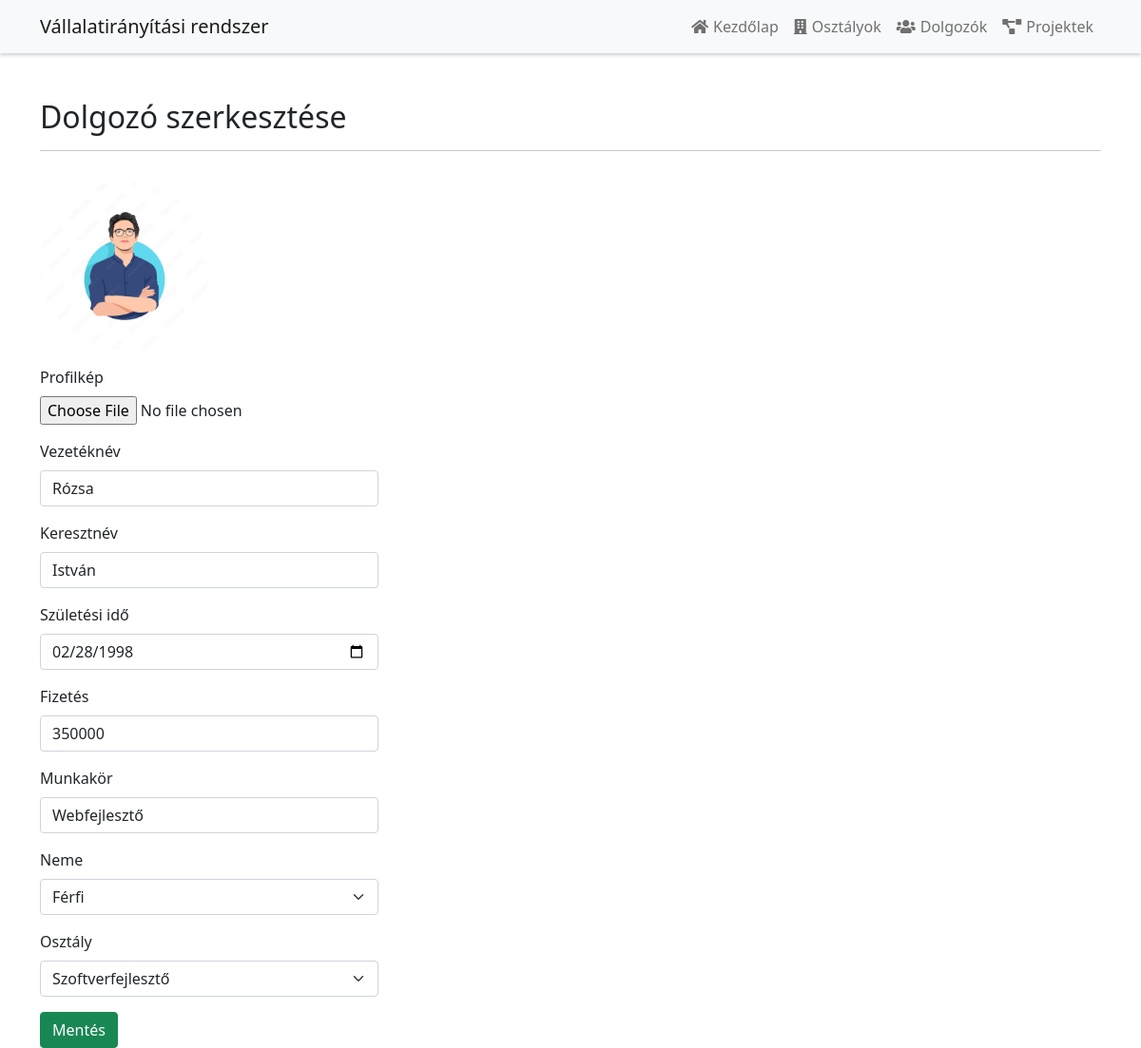
Page /edit_employe.php?id=1 on the committed database.
### tables this page shows
CREATE TABLE `dolgozo` (
  `id` int(11) NOT NULL,
  `veznev` varchar(40) NOT NULL,
  `kernev` varchar(40) NOT NULL,
  `nem` tinyint(4) NOT NULL,
  `szulido` date NOT NULL,
  `fizetes` int(11) NOT NULL,
  `munkakor` varchar(40) NOT NULL,
  `profilkep` varchar(100) DEFAULT NULL,
  `osztaly_id` int(11) DEFAULT NULL
);

CREATE TABLE `osztaly` (
  `id` int(11) NOT NULL,
  `nev` varchar(40) NOT NULL,
  `manager_id` int(11) DEFAULT NULL
);

### edit_employe.php (the view, shortened to what this page needs)
<?php
include('functions.php');
$pdo = pdo_connect_mysql();
$nem = array("0" => "Nő", "1" => "Férfi");
if (isset($_GET['id'])) {
    $osztalyok = $pdo->query("SELECT * FROM osztaly")->fetchAll(PDO::FETCH_ASSOC);
    $stmt = $pdo->prepare("SELECT dolgozo.* FROM dolgozo WhERE dolgozo.id = ?");
    $stmt->execute([$_GET["id"]]);
    $dolgozo = $stmt->fetch(PDO::FETCH_OBJ);
}
?>
<?= template_header('Dolgozó szerkesztés') ?>
<div class="container">
    <div class="row mt-5 mb-3">
        <div class="col-lg-12">
            <h2>Dolgozó szerkesztése</h2>
            <hr>
        </div>
    </div>
    <div class="row">
        <div class="col-lg-4">
            <form action="edit_employe.php?id=<?= $_GET['id'] ?>" method="post" enctype="multipart/form-data">
                <img alt="profile" style="width : 50%; border-radius: 50%; text-align: center" class="mb-3"
                     src="<?php echo (empty($dolgozo->profilkep)) ? "./img/profileavatar.webp" : "./profileimg/" . $dolgozo->profilkep; ?>">
                <div class="mb-3">
                    <label class="form-label" for="profilkep">Profilkép</label>
                    <input type="file" name="profilkep" id="profilkep">
                </div>
                <div class="mb-3">
                    <label class="form-label" for="veznev">Vezetéknév</label>
                    <input type="text" class="form-control" name="veznev" value="<?= $dolgozo->veznev ?>" id="veznev">
                </div>
                <div class="mb-3">
                    <label class="form-label" for="kernev">Keresztnév</label>
                    <input type="text" class="form-control" name="kernev" value="<?= $dolgozo->kernev ?>" id="kernev">
                </div>
                <div class="mb-3">
                    <label class="form-label" for="szulido">Születési idő</label>
                    <input type="date" class="form-control" name="szulido" value="<?= $dolgozo->szulido ?>"
                           id="szulido">
                </div>
                <div class="mb-3">
                    <label class="form-label" for="fizetes">Fizetés</label>
                    <input type="text" class="form-control" name="fizetes" value="<?= $dolgozo->fizetes ?>"
                           id="fizetes">
                </div>
                <div class="mb-3">
                    <label class="form-label" for="munkakor">Munkakör</label>
                    <input type="text" class="form-control" name="munkakor" value="<?= $dolgozo->munkakor ?>"
                           id="munkakor">
                </div>
                <div class="mb-3">
                    <Label class="form-label" for="neme">Neme</Label>
                    <select id="neme" class="form-select" name="nem">
                        <?php for ($i = 0; $i <= count($nem); $i++): ?>
                            <option <?= ($i == $dolgozo->nem) ? "selected" : "" ?>
                                    value="<?= $i ?>"><?= $nem[$i] ?></option>
                        <?php endfor; ?>
                    </select>
                </div>
                <?php if (!empty($osztalyok)): ?>
                    <div class="mb-3">
                        <label for="osztaly" class="form-label">Osztály</label>
                        <select class="form-select" id="neme" name="osztaly_id">
                            <?php foreach ($osztalyok as $osztaly): ?>
                                <option <?= ($osztaly['id'] == $dolgozo->osztaly_id) ? "selected" : "" ?>
                                        value="<?= $osztaly['id'] ?>"><?= $osztaly['nev'] ?></option>
                            <?php endforeach; ?>
                        </select>
                    </div>
                <?php endif; ?>
                <button class="btn btn-success" type="submit">Mentés</button>
            </form>
        </div>
    </div>
</div>
<?= template_footer() ?>

### rows in the picture
dolgozo: profilkep (picture), veznev "Rózsa", kernev "István", szulido "02/28/1998", fizetes "350000", munkakor "Webfejlesztő", nem "Férfi", osztaly_id "Szoftverfejlesztő"
